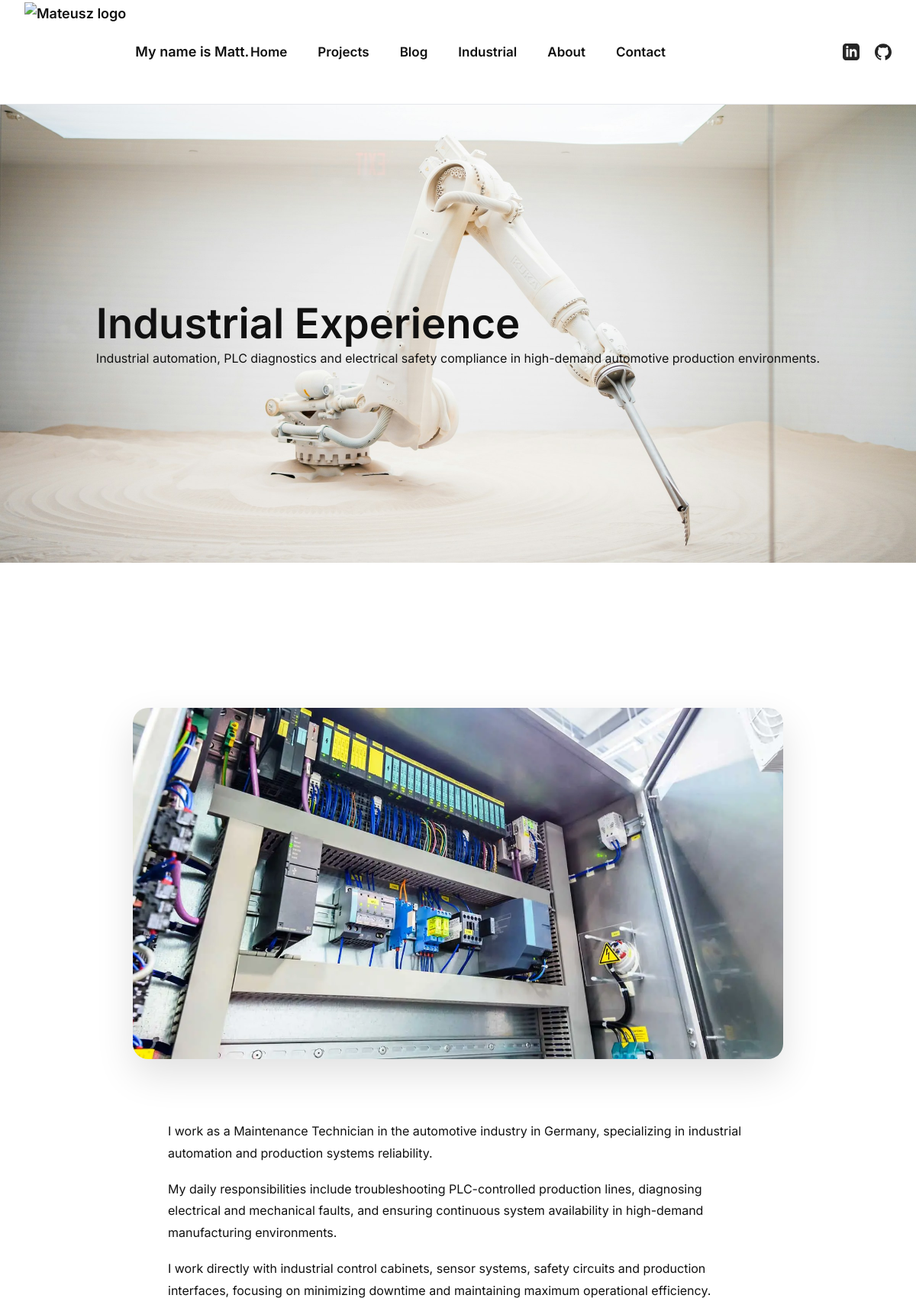
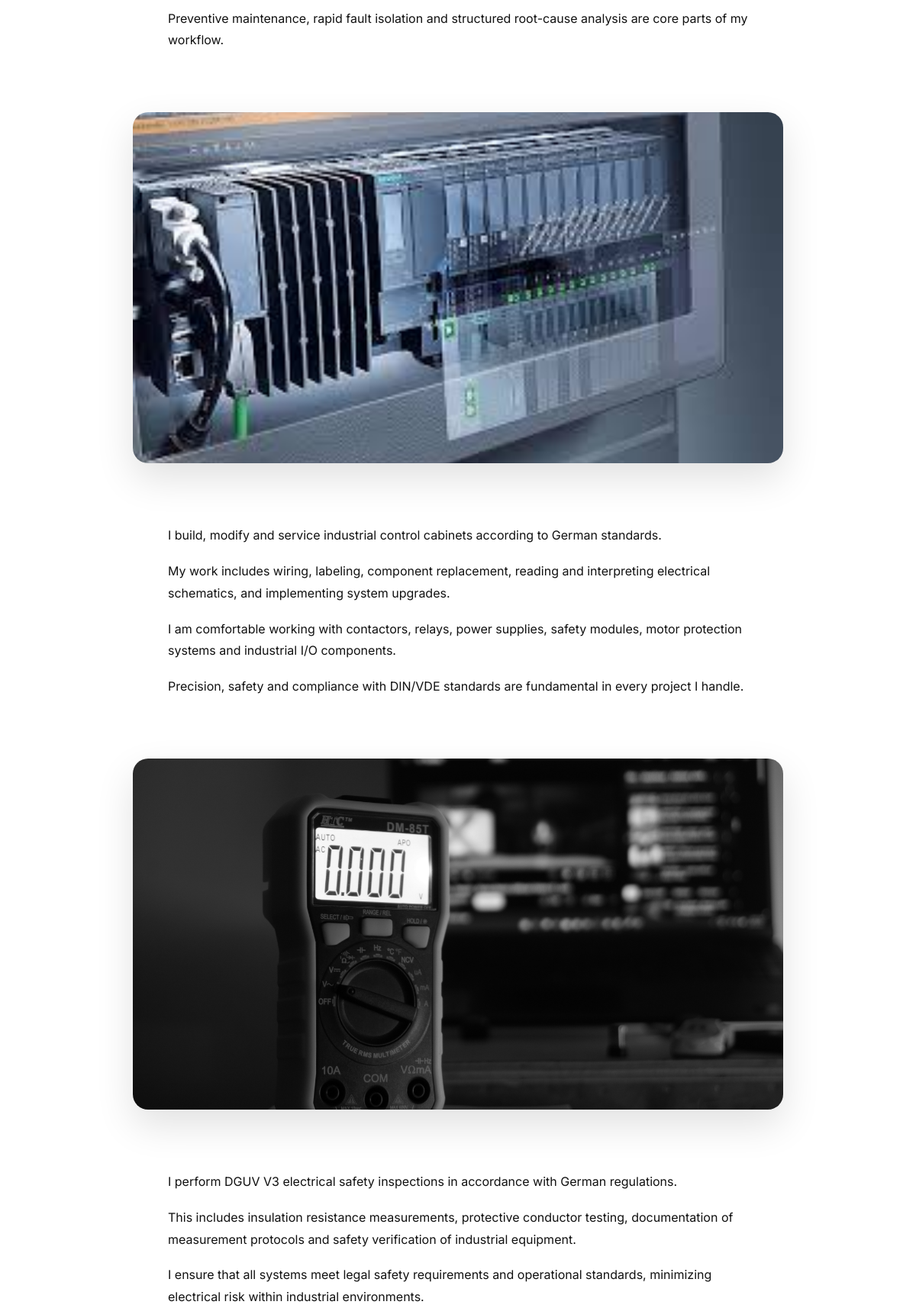
The page /industrial/ (upper part) on the database its author committed (2 pictures, top to bottom).
### portfolio/models.py (models this page shows, shortened)
class IndustrialPage(models.Model):
    title = models.CharField(max_length=200, default="Industrial Experience")
    subtitle = models.TextField(blank=True)

class IndustrialBlock(models.Model):
    page = models.ForeignKey(
        IndustrialPage,
        related_name="blocks",
        on_delete=models.CASCADE
    )
    order = models.PositiveIntegerField()
    text = models.TextField(blank=True)
    image = models.ImageField(
        upload_to="industrial/blocks/",
        blank=True,
        null=True
    )
    alt_text = models.CharField(max_length=200, blank=True)
    class Meta:
        ordering = ["order"]

### portfolio/views.py (the view)
# urls.py: path("industrial/", views.industrial, name="industrial"),
def industrial(request):
    page = IndustrialPage.objects.first()
    return render(request, "industrial.html", {
        "page": page
    })

### templates/industrial.html (shortened to what this page needs)
{% extends "base.html" %}
{% load static %}
{% block content %}
<section class="hero-wallpaper industrial">
  <div class="hero-card">
    {% if page %}
      <h1>{{ page.title }}</h1>
      {% if page.subtitle %}
        <p>{{ page.subtitle }}</p>
      {% endif %}
    {% else %}
      <h1>Industrial Experience</h1>
      <p>Automation, maintenance and industrial systems.</p>
    {% endif %}
  </div>
</section>
{% if page %}
<section class="industrial-section">
  <div class="industrial-container">
    {% for block in page.blocks.all %}
      {% if block.image %}
        <div class="industrial-image">
          <img src="{{ block.image.url }}" alt="{{ block.alt_text|default:'' }}">
        </div>
      {% endif %}
      {% if block.text %}
        <div class="industrial-text">
          {{ block.text|linebreaks }}
        </div>
      {% endif %}
    {% endfor %}
  </div>
</section>
{% endif %}
{% endblock %}

### portfolio/static/css/main.css (style rules this page uses)
*, *::before, *::after { margin: 0; padding: 0; box-sizing: border-box; }
:root { --color-text: #111; --color-muted: #6b7280; --color-border: #e5e7eb; --color-bg: #ffffff; --color-soft: #f9fafb; --radius-xl: 28px; --radius-lg: 20px; --radius-md: 14px; --shadow-sm: 0 8px 20px rgba(0,0,0,0.06); --shadow-md: 0 20px 50px rgba(0,0,0,0.12); --shadow-lg: 0 30px 70px rgba(0,0,0,0.18); }
body { background: var(--color-bg); color: var(--color-text); font-family: "Inter", system-ui, -apple-system, sans-serif; line-height: 1.7; -webkit-font-smoothing: antialiased; }
h1, h2, h3 { font-weight: 600; line-height: 1.2; }
h1 { font-size: 3.4rem; }
p { font-size: 16px; }
.hero-wallpaper { width: 100%; min-height: 75vh; display: flex; align-items: center; justify-content: center; background-size: cover; background-position: center; }
.hero-wallpaper.industrial { background-image: url("/static/images/industrialwallpaper.jpg"); }
.industrial-section { padding: 120px 0; }
.industrial-container { max-width: 900px; margin: 0 auto; padding: 0 24px; }
.industrial-image { margin: 70px 0; display: flex; justify-content: center; }
.industrial-image img { width: 100%; max-width: 900px; height: 460px; object-fit: cover; border-radius: var(--radius-lg); box-shadow: var(--shadow-md); transition: transform .35s ease, box-shadow .35s ease; }
.industrial-text { max-width: 760px; margin: 50px auto; font-size: 17px; line-height: 1.8; color: var(--color-text); }
.industrial-text p { margin-bottom: 18px; }
.industrial-text + .industrial-image, .industrial-image + .industrial-text { margin-top: 80px; }

### rows shown on the page
IndustrialPage: title "Industrial Experience", subtitle "Industrial automation, PLC diagnostics and electrical safety compliance in high-demand automotive production environments."
IndustrialBlock: image (picture), text "I work as a Maintenance Technician in the automotive industry in Germany, specializing in industrial automation and production systems reliability. My daily responsibilities include troubleshooting PLC-controlled production lines, diagnosing electrical and mechanical faults, and ensuring continuous system availability in high-demand manufacturing environments. I work directly with industrial control cabinets, sensor systems, safety circuits and production interfaces, focusing on minimizing downtime and maintaining maximum operational efficiency. Preventive maintenance, rapid fault isolation and structured root-cause analysis are core parts of my workflow."
IndustrialBlock: image (picture), text "I build, modify and service industrial control cabinets according to German standards. My work includes wiring, labeling, component replacement, reading and interpreting electrical schematics, and implementing system upgrades. I am comfortable working with contactors, relays, power supplies, safety modules, motor protection systems and industrial I/O components. Precision, safety and compliance with DIN/VDE standards are fundamental in every project I handle."
IndustrialBlock: image (picture), text "I perform DGUV V3 electrical safety inspections in accordance with German regulations. This includes insulation resistance measurements, protective conductor testing, documentation of measurement protocols and safety verification of industrial equipment. I ensure that all systems meet legal safety requirements and operational standards, minimizing electrical risk within industrial environments."
